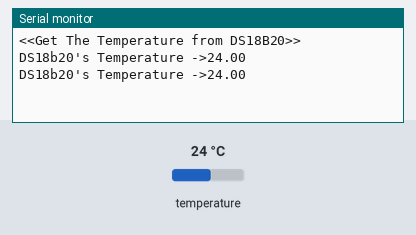
Bench run of a sketch on a simulated Arduino Uno, built with avr-gcc and run on an emulated ATmega328P. On the bench: the last lines printed to the serial monitor. Wiring (inferred from the names in the program): DS18B20 sensor: data pin 7. Inputs (shaded band) come from the test bench; at power-on: temperature 24 °C.

Above: at 1.8 s.
1.9 s: temperature set to 12 °C
At 2.8 s:
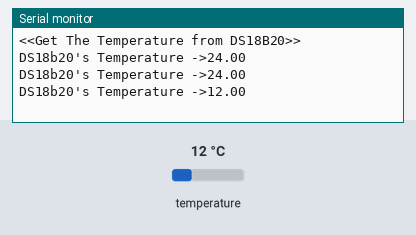
3.4 s: temperature set to 19 °C
At 4.8 s:
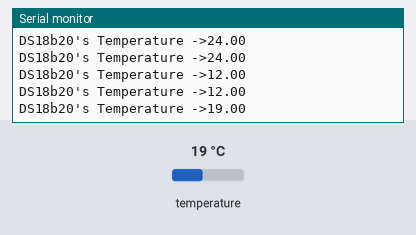
Timing chart, 0 to 6.4 s (numbered marks = the images above; inputs shaded):
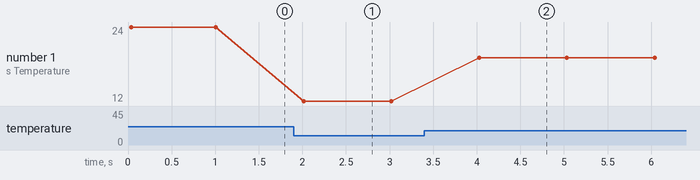

Measured:
- after the input at 1.9 s, the serial monitor: prints a new line after 0.11 s (image 1)
- after the input at 3.4 s, the serial monitor: prints a new line after 0.63 s (image 2)
- plotted number 1: 24 → 12 after the input at 1.9 s, 12 → 19 after the input at 3.4 s

The sketch:

my_ds18b20_pro_02_01_get_temperature.ino
```cpp
/**********************************************************************
 - 適用狀況：只能用於1台arduino連接1個DS18B20之狀態
 - 功能描述：可重置DS18B20及讀寫命令及取得溫度值
 - 詳細內容：不引用他人函數庫的情況下，讓Arduino與DS18B20於1對1的連接下，
 			能做資料讀寫之功能，順利取得溫度值並回饋訊息至串列埠螢幕中
 - 主機版本：Arduino UNO R3
 *********************************************************************/
const uint8_t  g_dq_pin =7;             //Arduino數位腳位2接到DS18B20，DQ為Data input/output的縮寫

//ROM命令
#define Skip_ROM 			0xcc	//用於1對1時，省略每次作ROM序號確認程序

//RAM命令
#define Convert_T			0x44	//啟動溫度轉換
#define Read_Scratchpad		0xbe	//讀取暫存器值，有9個字元


void setup() {
	Serial.begin(9600);
	Serial.println("<<Get The Temperature from DS18B20>>");
}

void loop() {
	Serial.print("DS18b20's Temperature ->");
	Serial.println(getTempC());
	delay(1000);
}

float getTempC()
{
	while(!CommandReset());      	//重啟成功，再進行動作

	SendCommand(Skip_ROM);		//主機下0xcc命令（1對1的省略ROM確認作業）
	SendCommand(Convert_T);		//0x44啟動溫度轉換
	//方法1：
	//由於位元精度差異，其轉換時間93.75/187.5/375/750ms等四種變化，
	//先以最大值作延時設定，可以保證時間的充足
	//delay(750);

	//方法2：讀忙控制：參考Datasheet當DS18B20於轉換溫度資料時
	//若主機對它作讀取slot的動作，它將會持續於低電位(0)
	//直到它轉換完畢後，就能得到1
	while(! ReadSlot());


	//再次重啟，因為要作通訊作業
	while(!CommandReset());       	  //重啟成功，再進行動作
	SendCommand(Skip_ROM);		      //主機下0xcc命令（1對1的省略ROM確認作業）
	SendCommand(Read_Scratchpad);	  //0xBE溫度暫存器中的訊息（共9個字元）
	//前兩個字元就是溫度的訊息
	uint8_t LSB = ReceiveData();	  //第一個讀到的是低位
	uint8_t MSB = ReceiveData();      //第二個讀到的是高位
	return Caculate_Temperature(LSB,MSB);
}

/**************************************************************************
 * [溫度值轉換程序]
 * 1、正負值判定：當MSB>7，就是負值（將負值指標值設置為true）
 * 2、若為負值就進行補數運算：反相（~）後，再加1
 * 3、結合MSB及LSB成一個十六位元，並算出其整數
 * 4、乘上單位比例值0.0625
 * 5、若為負數時，加負數符號
 * 6、將溫度值傳回
 ************************************************************************/
float Caculate_Temperature(uint8_t temp_LSB , uint8_t temp_MSB)
{
	boolean  fp_minus = false;	  	    //温度正負標誌：預設為false，因為通常為零度以上
	if(temp_MSB > 0x7f)  //當temp_MSB>7代表此溫度為負數值時，測到的數值需要先反相再加 1
	{
		fp_minus = true;					//溫度正負指標，負數時fg_Minus=0
		temp_MSB = ~temp_MSB;			 	//將temp_MSB中的每一位元反相（0、1互換）
		temp_LSB = ~temp_LSB + 1;
		//將temp_LSB中的每一位元反相（0、1互換），要記得加一，才能正確的反應其值
	}
	//以十六位元空箱來結合MSB及LSB
	uint16_t raw_temp =
	    (((uint16_t)temp_MSB) << 8) |     	//將MSB先用空的十六位元左移8個位元，等於乘256
	    (((uint16_t)temp_LSB));
	/*
	 	//底下是輸出LSB及MSB資料以作為檢核用，若不顯示可整段mark起來
		Serial.println("<<DS18b20's Temperature LSB&MSB >>");

		Serial.print("LSB BIN->");
		Serial.println(temp_LSB, BIN);

		Serial.print("MSB BIN->");
		Serial.println(B00000000|temp_MSB, BIN);

		Serial.print("MSB+LSB BIN->");
		Serial.print(raw_temp, BIN);
		Serial.print("  int MSB+LSB -->");
		Serial.println(raw_temp);

		//以上是輸出LSB及MSB資料以作為檢核用，若不顯示可整段mark起來
	*/
	float fp_temp = raw_temp * 0.0625;
	//將十六位元的整數值再乘於0.0625的單位值，既得溫度值

	if(fp_minus) {fp_temp = -fp_temp;}	//當fp_minus是1，代表是負數，將溫度加上負號
	return fp_temp;
}

uint8_t ReceiveData()
{
	uint8_t byte_in=0;
	for(uint8_t i = 0; i < 8; i++)
	{
		//此時所測到的電位，就是此位元的資料
		if(ReadSlot()) {
			//看看此時主機線的電位狀況若為高位，就是1
			bitSet(byte_in, i); 		  //將byte_in第i個位元值，設置為1
		}
		else {
			bitClear(byte_in, i); 		//將byte_in第i個位元值，設置為0
		}
	}
	return (byte_in);
}

uint8_t ReadSlot() {
	//one wire的設定是3,10,53
	//主廠建議：6/9/55（含步驟是4/8/55）亦可
	//me:調整為2/10/48
	//所以位置於12~13時為佳！這個時間點，才能判別0或1
	//讀時隙（Read Time Slot）步驟01：確保與上一個讀時序有1us的間隔
	delayMicroseconds(1);
	//讀時隙（Read Time Slot）步驟02：啟始信號--拉低電位
	pinMode(g_dq_pin, OUTPUT);	      //轉為輸出，可達到高電位
	digitalWrite(g_dq_pin, LOW);	  //將電位拉低告訴DS18B20，主機已準備好了
	//讀時隙（Read Time Slot）步驟03：保持低電位最少1us
	delayMicroseconds(2);
	//讀時隙（Read Time Slot）步驟04：釋放線路電位
	pinMode(g_dq_pin, INPUT);		  //轉為輸入狀態，同時釋放線路
	//讀時隙（Read Time Slot）步驟05：等待時間，
	delayMicroseconds(10);			  //加前面的延時，約於12~13us時取樣
	//讀時隙（Read Time Slot）步驟06：讀取slot的電位值
	uint8_t fp=digitalRead(g_dq_pin);
	//讀時隙（Read Time Slot）步驟07：延時動作至少要60us
	delayMicroseconds(55);			 //加上延時過渡此段作業時間60us
	return fp;
}

void SendCommand(uint8_t instruction)
{
	for(uint8_t i = 0; i < 8; i++) {
		WriteSolt(bitRead(instruction, i));
	}
}

void WriteSolt(uint8_t order_bit)
{
	if(order_bit) {   	    //當值為1時的處理，
		pinMode(g_dq_pin, OUTPUT);      //先將pin腳改為輸出狀態
		digitalWrite(g_dq_pin, LOW);    //將電位拉低，等於通知DS18B20要do something
		delayMicroseconds(10); 		    //至少要等待1us，但於15us前轉為高電位
		pinMode(g_dq_pin, INPUT);	    //將接收轉成INPUT狀態，轉為高電位
		delayMicroseconds(60);		    //加前段的延時至少等待60us過此周期
	}
	else { 							   //當寫入值為'0'時，Tx拉低電位時段60~120us
		pinMode(g_dq_pin, OUTPUT);	   //先轉為輸出狀態
		digitalWrite(g_dq_pin, LOW);   //將電位輸出低電位
		delayMicroseconds(65);         //靜靜的等待DS18B20來讀取資料
		pinMode(g_dq_pin, INPUT);      //釋放電位控制轉回輸入狀態
		delayMicroseconds(5);		   //等待上拉電阻將電位復位為HIGH
	}
}

uint8_t CommandReset()
{
	TxReset();
	uint8_t f=RxResult();
	ThroughRx();
	//Serial.print("Reset==>");
	//Serial.println(f);
	return f;
}

void TxReset() {
	uint16_t time_keep_low = 480;
	//Tx階段：Step 1.主機發送重置脈沖
	pinMode(g_dq_pin, OUTPUT);
	//Tx階段：Step 2.主機拉低電位
	digitalWrite(g_dq_pin, LOW);
	//Tx階段：Step 3.主機持續於低電位
	delayMicroseconds(time_keep_low);
	//Tx階段：Step 4.主機釋放電位控制，轉為輸入狀態
	pinMode(g_dq_pin, INPUT);
}

uint8_t RxResult() {
	uint8_t time_wait_read=70;
	//Rx階段：Step 5.延時並讀取DS18B20回應電位值
	delayMicroseconds(time_wait_read);
	return !digitalRead(g_dq_pin);
}

void ThroughRx() {
	//Rx階段：Step 6.延時並讓其超過Rx的480us時間

	//方法1：讓其自然超過Master最長的Rx週期
	uint16_t time_through =410;
	delayMicroseconds(time_through);

	//方法2：
	//當DS18B20仍在回應（低電位）就停於此，等其拉高就返回
	//while(!digitalRead(g_dq_pin));
}
```
